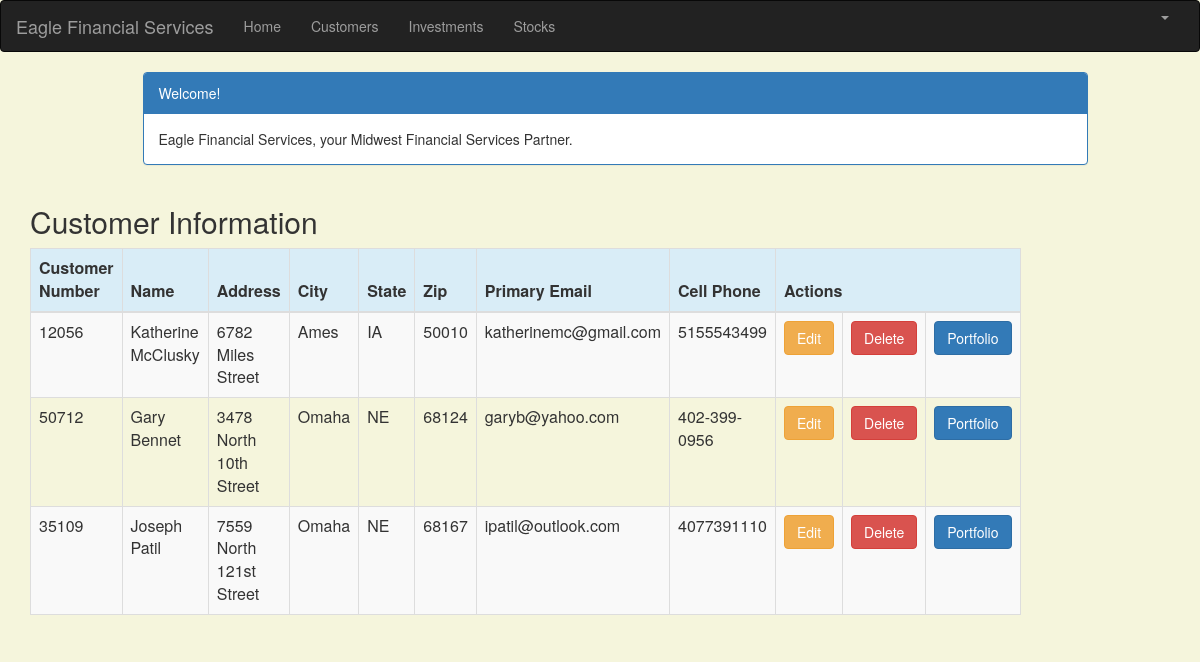
/customer_list (signed in), run on the app's committed database.
### portfolio/models.py (models this page shows, shortened)
class Customer(models.Model):
    name = models.CharField(max_length=50)
    address = models.CharField(max_length=200)
    cust_number = models.IntegerField(blank=False, null=False)
    city = models.CharField(max_length=50)
    state = models.CharField(max_length=50)
    zipcode = models.CharField(max_length=10)
    email = models.EmailField(max_length=200)
    cell_phone = models.CharField(max_length=50)
    created_date = models.DateTimeField(
            default=timezone.now)
    updated_date = models.DateTimeField(auto_now_add=True)

### portfolio/views.py (the view)
# urls.py: path('customer_list', views.customer_list, name='customer_list'),
@login_required
def customer_list(request):
    customer = Customer.objects.filter(created_date__lte=timezone.now())
    return render(request, 'portfolio/customer_list.html',
                  {'customers': customer})

### efs_1/portfolio/Templates/Portfolio/customer_list.html (shortened to what this page needs)
{% extends 'portfolio/base.html' %}
{% block content %}
    <html>
    <head>
        <link rel="stylesheet" href="https://maxcdn.bootstrapcdn.com/bootstrap/3.3.4/css/bootstrap.min.css">
    </head>
    <body>
    <div class="container">
        <div class="row">
            <div class="col-md-10 col-md-offset-1">
                <div class="panel panel-primary">
                    <div class="panel-heading">Welcome!</div>
                    <div class="panel-body">
                        Eagle Financial Services, your Midwest Financial Services Partner.
                    </div>
 </div>
            </div>
        </div>
    </div>
    <div class="row">
        <h2 style="padding-left: 15Px">Customer Information</h2>
    </div>
    <div>
        <table class="table table-striped table-bordered table-hover">
            <thead>
            <tr class="bg-info">
                <th>Customer Number</th>
                <th>Name</th>
                <th>Address</th>
                <th>City</th>
                <th>State</th>
                <th>Zip</th>
                <th>Primary Email</th>
                <th>Cell Phone</th>
                <th colspan="3">Actions</th>
            </tr>
            </thead>
            <tbody>
            {% for customer in customers %}
                <tr>
                    <td>{{ customer.cust_number }}</td>
                    <td>{{ customer.name }}</td>
                    <td>{{ customer.address }}</td>
                    <td>{{ customer.city }}</td>
                    <td>{{ customer.state }}</td>
                    <td>{{ customer.zipcode }}</td>
                    <td>{{ customer.email }}</td>
                    <td>{{ customer.cell_phone }}</td>
                    <td><a href="{% url 'portfolio:customer_edit' pk=customer.pk %}" class="btn btn-warning">Edit</a>
                    <td><a href="{% url 'portfolio:customer_delete' pk=customer.pk %}"
                           onclick="return confirm('Are you sure you want to delete?')"
                           class="btn btn-danger">Delete</a>
                    </td>
                    <td><a href=""
                           class="btn btn-primary">Portfolio</a>
                </tr>
            {% endfor %}
            </tbody>
        </table>
    </div>
</body>
    </html>
{% endblock %}

### efs_1/portfolio/Templates/Portfolio/customer_list.html (style rules this page uses)
body { background-color: beige; }

### data on the page
Customer: cust_number "12056", name "Katherine McClusky", address "6782 Miles Street", city "Ames", state "IA", zipcode "50010", email "katherinemc@gmail.com", cell_phone "5155543499"
Customer: cust_number "50712", name "Gary Bennet", address "3478 North 10th Street", city "Omaha", state "NE", zipcode "68124", email "garyb@yahoo.com", cell_phone "402-399-0956"
Customer: cust_number "35109", name "Joseph Patil", address "7559 North 121st Street", city "Omaha", state "NE", zipcode "68167", email "ipatil@outlook.com", cell_phone "4077391110"
